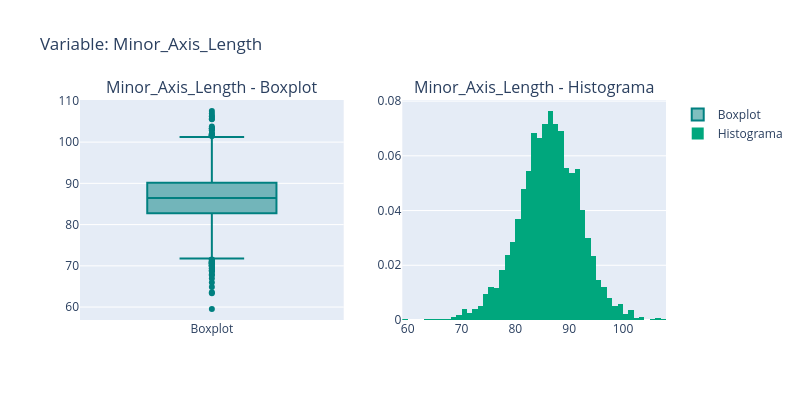
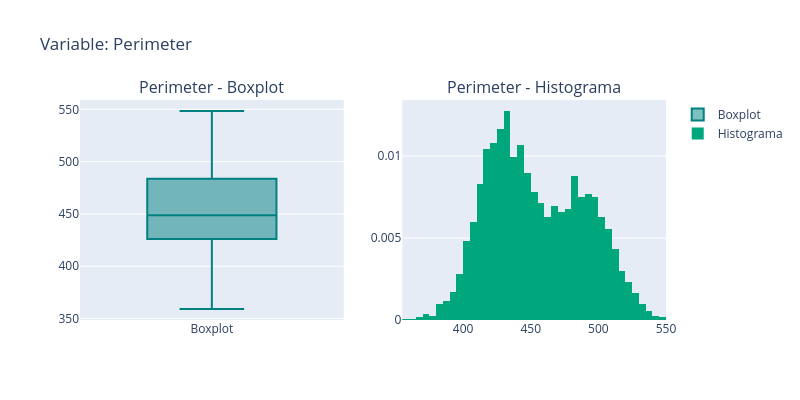
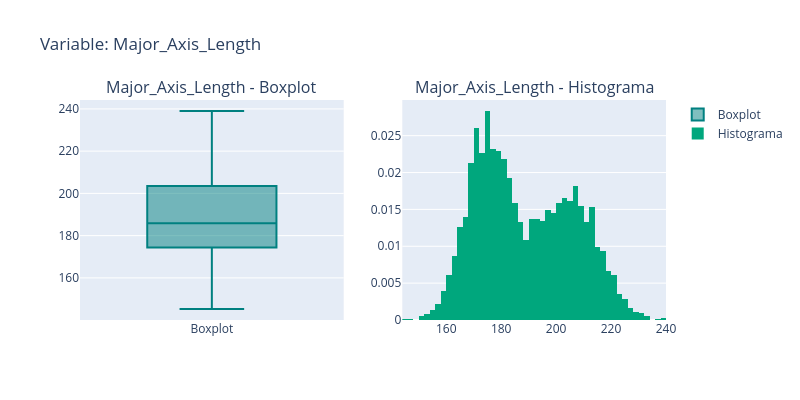
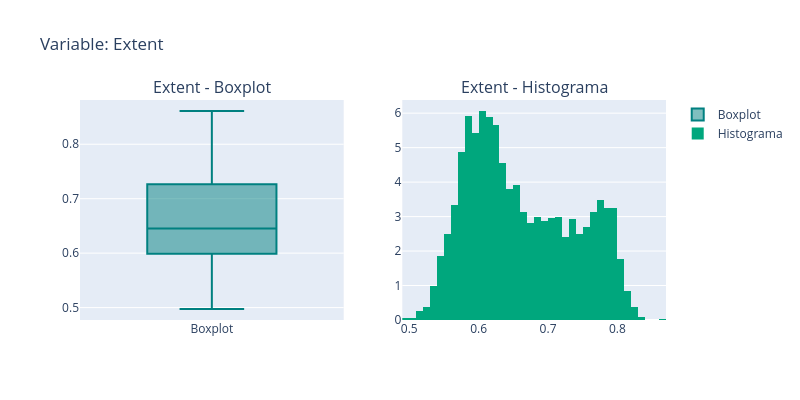

The notebook cell saved with these charts, in order:
### Code cell
analisis.plot_num()

### Figure 1 — Plotly figure (JSON) as saved in the notebook; plotly's stock layout.template omitted (floating-point values rounded to 4 significant figures; data arrays with more than 128 entries replaced by an {"elided": "..."} marker saying what was removed)
{"data": [{"marker": {"color": "#008080"}, "name": "Boxplot", "type": "box", "xaxis": "x", "y": {"elided": "3810 float values"}, "yaxis": "y"}, {"histnorm": "probability density", "marker": {"color": "#00a77d"}, "name": "Histograma", "nbinsx": 50, "type": "histogram", "x": {"elided": "3810 float values"}, "xaxis": "x2", "yaxis": "y2"}], "layout": {"annotations": [{"font": {"size": 16}, "showarrow": false, "text": "Minor_Axis_Length - Boxplot", "x": 0.225, "xanchor": "center", "xref": "paper", "y": 1, "yanchor": "bottom", "yref": "paper"}, {"font": {"size": 16}, "showarrow": false, "text": "Minor_Axis_Length - Histograma", "x": 0.775, "xanchor": "center", "xref": "paper", "y": 1, "yanchor": "bottom", "yref": "paper"}], "height": 400, "title": {"text": "Variable: Minor_Axis_Length"}, "width": 800, "xaxis": {"anchor": "y", "domain": [0, 0.45]}, "xaxis2": {"anchor": "y2", "domain": [0.55, 1]}, "yaxis": {"anchor": "x", "domain": [0, 1]}, "yaxis2": {"anchor": "x2", "domain": [0, 1]}}}

### Figure 2 — Plotly figure (JSON) as saved in the notebook; plotly's stock layout.template omitted (floating-point values rounded to 4 significant figures; data arrays with more than 128 entries replaced by an {"elided": "..."} marker saying what was removed)
{"data": [{"marker": {"color": "#008080"}, "name": "Boxplot", "type": "box", "xaxis": "x", "y": {"elided": "3810 float values"}, "yaxis": "y"}, {"histnorm": "probability density", "marker": {"color": "#00a77d"}, "name": "Histograma", "nbinsx": 50, "type": "histogram", "x": {"elided": "3810 float values"}, "xaxis": "x2", "yaxis": "y2"}], "layout": {"annotations": [{"font": {"size": 16}, "showarrow": false, "text": "Perimeter - Boxplot", "x": 0.225, "xanchor": "center", "xref": "paper", "y": 1, "yanchor": "bottom", "yref": "paper"}, {"font": {"size": 16}, "showarrow": false, "text": "Perimeter - Histograma", "x": 0.775, "xanchor": "center", "xref": "paper", "y": 1, "yanchor": "bottom", "yref": "paper"}], "height": 400, "title": {"text": "Variable: Perimeter"}, "width": 800, "xaxis": {"anchor": "y", "domain": [0, 0.45]}, "xaxis2": {"anchor": "y2", "domain": [0.55, 1]}, "yaxis": {"anchor": "x", "domain": [0, 1]}, "yaxis2": {"anchor": "x2", "domain": [0, 1]}}}

### Figure 3 — Plotly figure (JSON) as saved in the notebook; plotly's stock layout.template omitted (floating-point values rounded to 4 significant figures; data arrays with more than 128 entries replaced by an {"elided": "..."} marker saying what was removed)
{"data": [{"marker": {"color": "#008080"}, "name": "Boxplot", "type": "box", "xaxis": "x", "y": {"elided": "3810 float values"}, "yaxis": "y"}, {"histnorm": "probability density", "marker": {"color": "#00a77d"}, "name": "Histograma", "nbinsx": 50, "type": "histogram", "x": {"elided": "3810 float values"}, "xaxis": "x2", "yaxis": "y2"}], "layout": {"annotations": [{"font": {"size": 16}, "showarrow": false, "text": "Major_Axis_Length - Boxplot", "x": 0.225, "xanchor": "center", "xref": "paper", "y": 1, "yanchor": "bottom", "yref": "paper"}, {"font": {"size": 16}, "showarrow": false, "text": "Major_Axis_Length - Histograma", "x": 0.775, "xanchor": "center", "xref": "paper", "y": 1, "yanchor": "bottom", "yref": "paper"}], "height": 400, "title": {"text": "Variable: Major_Axis_Length"}, "width": 800, "xaxis": {"anchor": "y", "domain": [0, 0.45]}, "xaxis2": {"anchor": "y2", "domain": [0.55, 1]}, "yaxis": {"anchor": "x", "domain": [0, 1]}, "yaxis2": {"anchor": "x2", "domain": [0, 1]}}}

### Figure 4 — Plotly figure (JSON) as saved in the notebook; plotly's stock layout.template omitted (floating-point values rounded to 4 significant figures; data arrays with more than 128 entries replaced by an {"elided": "..."} marker saying what was removed)
{"data": [{"marker": {"color": "#008080"}, "name": "Boxplot", "type": "box", "xaxis": "x", "y": {"elided": "3810 float values"}, "yaxis": "y"}, {"histnorm": "probability density", "marker": {"color": "#00a77d"}, "name": "Histograma", "nbinsx": 50, "type": "histogram", "x": {"elided": "3810 float values"}, "xaxis": "x2", "yaxis": "y2"}], "layout": {"annotations": [{"font": {"size": 16}, "showarrow": false, "text": "Extent - Boxplot", "x": 0.225, "xanchor": "center", "xref": "paper", "y": 1, "yanchor": "bottom", "yref": "paper"}, {"font": {"size": 16}, "showarrow": false, "text": "Extent - Histograma", "x": 0.775, "xanchor": "center", "xref": "paper", "y": 1, "yanchor": "bottom", "yref": "paper"}], "height": 400, "title": {"text": "Variable: Extent"}, "width": 800, "xaxis": {"anchor": "y", "domain": [0, 0.45]}, "xaxis2": {"anchor": "y2", "domain": [0.55, 1]}, "yaxis": {"anchor": "x", "domain": [0, 1]}, "yaxis2": {"anchor": "x2", "domain": [0, 1]}}}
